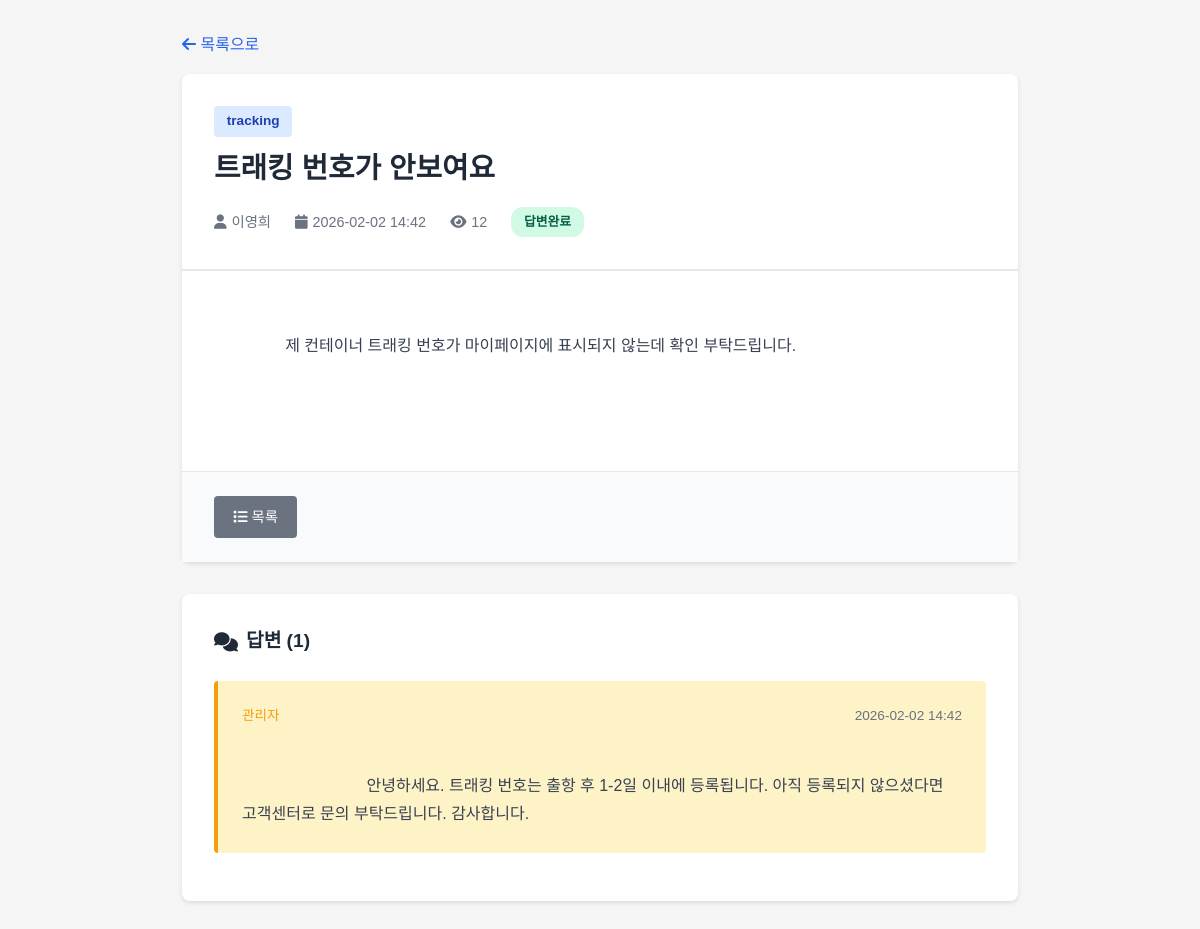
Page /qna/view.php?id=3 on the committed database.
### tables this page shows
CREATE TABLE IF NOT EXISTS `qna` (
  `id` int(11) NOT NULL AUTO_INCREMENT,
  `writer_id` varchar(50) NOT NULL COMMENT '작성자 ID',
  `writer` varchar(100) NOT NULL COMMENT '작성자 이름',
  `category` varchar(50) NOT NULL COMMENT '카테고리',
  `title` varchar(200) NOT NULL COMMENT '제목',
  `content` text NOT NULL COMMENT '내용',
  `email` varchar(100) DEFAULT NULL COMMENT '답변받을 이메일',
  `view_count` int(11) DEFAULT 0 COMMENT '조회수',
  `status` varchar(20) DEFAULT 'active' COMMENT '상태 (active/deleted)',
  `is_answered` tinyint(1) DEFAULT 0 COMMENT '답변 여부',
  `created_at` datetime NOT NULL COMMENT '작성일',
  `updated_at` datetime NOT NULL COMMENT '수정일',
  PRIMARY KEY (`id`),
  KEY `idx_writer_id` (`writer_id`),
  KEY `idx_category` (`category`),
  KEY `idx_status` (`status`),
  KEY `idx_created_at` (`created_at`)
);

CREATE TABLE IF NOT EXISTS `qna_answers` (
  `id` int(11) NOT NULL AUTO_INCREMENT,
  `qna_id` int(11) NOT NULL COMMENT 'QnA 게시글 ID',
  `writer_id` varchar(50) NOT NULL COMMENT '답변자 ID',
  `writer` varchar(100) NOT NULL COMMENT '답변자 이름',
  `content` text NOT NULL COMMENT '답변 내용',
  `is_admin` tinyint(1) DEFAULT 0 COMMENT '관리자 답변 여부',
  `created_at` datetime NOT NULL COMMENT '작성일',
  PRIMARY KEY (`id`),
  KEY `idx_qna_id` (`qna_id`),
  KEY `idx_created_at` (`created_at`),
  CONSTRAINT `fk_qna_answers_qna` FOREIGN KEY (`qna_id`) REFERENCES `qna` (`id`) ON DELETE CASCADE
);

### qna/config.php (called while the page is built, shortened)
<?php
function escape($str) {
    return htmlspecialchars($str, ENT_QUOTES, 'UTF-8');
}
?>

### qna/view.php (the view, shortened to what this page needs)
<?php
require_once 'config.php';
$id = isset($_GET['id']) ? intval($_GET['id']) : 0;
$stmt = $pdo->prepare("
    SELECT *,
           DATE_FORMAT(created_at, '%Y-%m-%d %H:%i') as created_date,
           DATE_FORMAT(updated_at, '%Y-%m-%d %H:%i') as updated_date
    FROM qna
    WHERE id = ?
");
$stmt->execute([$id]);
$qna = $stmt->fetch();
$stmt = $pdo->prepare("
    SELECT *,
           DATE_FORMAT(created_at, '%Y-%m-%d %H:%i') as created_date
    FROM qna_answers
    WHERE qna_id = ?
    ORDER BY created_at ASC
");
$stmt->execute([$id]);
$answers = $stmt->fetchAll();
?>
<!DOCTYPE html>
<html lang="ko">
<head>
    <link href="https://cdnjs.cloudflare.com/ajax/libs/font-awesome/6.4.0/css/all.min.css" rel="stylesheet">
</head>
<body>
    <div class="container">
        <a href="index.php" class="back-link">
            <i class="fas fa-arrow-left"></i> 목록으로
        </a>
        <div class="post-container">
            <div class="post-header">
                <span class="post-category"><?= escape($qna['category']) ?></span>
                <h1 class="post-title"><?= escape($qna['title']) ?></h1>
                <div class="post-meta">
                    <span><i class="fas fa-user"></i> <?= escape($qna['writer']) ?></span>
                    <span><i class="fas fa-calendar"></i> <?= $qna['created_date'] ?></span>
                    <span><i class="fas fa-eye"></i> <?= number_format($qna['view_count']) ?></span>
                    <span>
                        <?php if ($qna['is_answered']): ?>
                            <span class="status-badge status-answered">답변완료</span>
                        <?php else: ?>
                            <span class="status-badge status-waiting">답변대기</span>
                        <?php endif; ?>
                    </span>
                </div>
            </div>
            <div class="post-content">
                <?= escape($qna['content']) ?>
            </div>
            <div class="post-footer">
                <div class="button-group">
                    <a href="index.php" class="btn btn-secondary">
                        <i class="fas fa-list"></i> 목록
                    </a>
                </div>
            </div>
        </div>
        <div class="answer-section">
            <div class="answer-header">
                <i class="fas fa-comments"></i>
                답변 (<?= count($answers) ?>)
            </div>
            <?php if (empty($answers)): ?>
                <div class="no-answer">
                    <i class="fas fa-comment-slash" style="font-size: 2rem; margin-bottom: 0.5rem; opacity: 0.3;"></i>
                    <p>아직 답변이 없습니다. 관리자가 확인 후 답변드립니다.</p>
                </div>
            <?php else: ?>
                <?php foreach ($answers as $answer): ?>
                    <div class="answer-item <?= $answer['is_admin'] ? 'answer-admin' : '' ?>">
                        <div class="answer-meta">
                            <span class="<?= $answer['is_admin'] ? 'answer-author-admin' : 'answer-author' ?>">
                                <?= $answer['is_admin'] ? '관리자' : escape($answer['writer']) ?>
                            </span>
                            <span><?= $answer['created_date'] ?></span>
                        </div>
                        <div class="answer-content">
                            <?= escape($answer['content']) ?>
                        </div>
                    </div>
                <?php endforeach; ?>
            <?php endif; ?>
        </div>
    </div>
</body>
</html>

### qna/view.php (style rules this page uses)
* { margin: 0; padding: 0; box-sizing: border-box; }
body { font-family: 'Noto Sans KR', sans-serif; background: #f5f5f5; line-height: 1.6; }
.container { max-width: 900px; margin: 0 auto; padding: 2rem; }
.back-link { display: inline-block; margin-bottom: 1rem; color: #2563eb; text-decoration: none; font-weight: 500; }
.post-container { background: white; border-radius: 8px; box-shadow: 0 2px 4px rgba(0,0,0,0.1); margin-bottom: 2rem; }
.post-header { padding: 2rem; border-bottom: 2px solid #e5e7eb; }
.post-category { display: inline-block; padding: 0.3rem 0.8rem; background: #dbeafe; color: #1e40af; border-radius: 4px; font-size: 0.85rem; font-weight: 600; margin-bottom: 0.5rem; }
.post-title { font-size: 1.8rem; color: #1f2937; margin-bottom: 1rem; }
.post-meta { display: flex; gap: 1.5rem; color: #6b7280; font-size: 0.9rem; flex-wrap: wrap; }
.post-meta span { display: flex; align-items: center; gap: 0.3rem; }
.post-content { padding: 2rem; min-height: 200px; line-height: 1.8; color: #374151; white-space: pre-wrap; word-wrap: break-word; }
.post-footer { padding: 1.5rem 2rem; background: #f8fafc; border-top: 1px solid #e5e7eb; display: flex; justify-content: space-between; align-items: center; flex-wrap: wrap; gap: 1rem; }
.button-group { display: flex; gap: 0.5rem; }
.btn { padding: 0.6rem 1.2rem; border: none; border-radius: 4px; font-weight: 500; cursor: pointer; text-decoration: none; display: inline-block; transition: all 0.2s; font-size: 0.9rem; }
.btn-secondary { background: #6b7280; color: white; }
.answer-section { background: white; border-radius: 8px; box-shadow: 0 2px 4px rgba(0,0,0,0.1); padding: 2rem; margin-bottom: 2rem; }
.answer-header { font-size: 1.2rem; font-weight: 600; color: #1f2937; margin-bottom: 1.5rem; display: flex; align-items: center; gap: 0.5rem; }
.answer-item { background: #f0f9ff; border-left: 4px solid #2563eb; padding: 1.5rem; margin-bottom: 1rem; border-radius: 4px; }
.answer-admin { background: #fef3c7; border-left-color: #f59e0b; }
.answer-meta { display: flex; justify-content: space-between; align-items: center; margin-bottom: 1rem; font-size: 0.85rem; color: #6b7280; }
.answer-author-admin { color: #f59e0b; }
.answer-content { line-height: 1.8; color: #374151; white-space: pre-wrap; word-wrap: break-word; }
.status-badge { display: inline-block; padding: 0.3rem 0.8rem; border-radius: 12px; font-size: 0.8rem; font-weight: 600; }
.status-answered { background: #d1fae5; color: #065f46; }

### rows in the picture
qna: category "tracking", title "트래킹 번호가 안보여요", writer "이영희", view_count "12", content "제 컨테이너 트래킹 번호가 마이페이지에 표시되지 않는데 확인 부탁드립니다."
qna_answers: is_admin "관리자", created_date "2026-02-02 14:42", content "안녕하세요. 트래킹 번호는 출항 후 1-2일 이내에 등록됩니다. 아직 등록되지 않으셨다면 고객센터로 문의 부탁드립니다. 감사합니다."

### other values in the picture
$qna['created_date'] "2026-02-02 14:42"
count($answers) "1"
